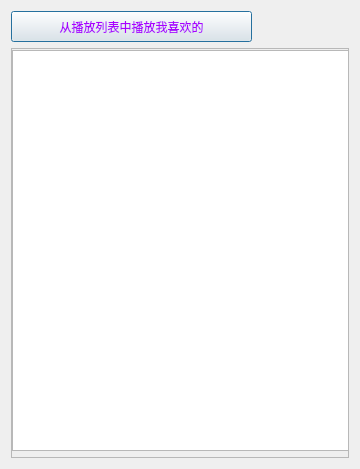
<?xml version="1.0" encoding="UTF-8"?>
<ui version="4.0">
 <class>myLove</class>
 <widget class="QDialog" name="myLove">
  <property name="geometry">
   <rect>
    <x>0</x>
    <y>0</y>
    <width>360</width>
    <height>469</height>
   </rect>
  </property>
  <property name="windowTitle">
   <string>Dialog</string>
  </property>
  <property name="styleSheet">
   <string notr="true">background-image: url(:/resources/41t58PIC2gf_10241.JPG);</string>
  </property>
  <layout class="QVBoxLayout" name="verticalLayout_2">
   <item>
    <layout class="QVBoxLayout" name="verticalLayout">
     <item>
      <widget class="QPushButton" name="pushButton">
       <property name="minimumSize">
        <size>
         <width>241</width>
         <height>31</height>
        </size>
       </property>
       <property name="maximumSize">
        <size>
         <width>241</width>
         <height>31</height>
        </size>
       </property>
       <property name="styleSheet">
        <string notr="true">color: qlineargradient(spread:pad, x1:0, y1:0, x2:1, y2:0, stop:0 rgba(0, 0, 0, 255), stop:1 rgba(255, 255, 255, 255));
color: rgb(170, 0, 255);</string>
       </property>
       <property name="text">
        <string>从播放列表中播放我喜欢的</string>
       </property>
      </widget>
     </item>
     <item>
      <widget class="QScrollArea" name="scrollArea">
       <property name="widgetResizable">
        <bool>true</bool>
       </property>
       <widget class="QWidget" name="scrollAreaWidgetContents">
        <property name="geometry">
         <rect>
          <x>0</x>
          <y>0</y>
          <width>334</width>
          <height>405</height>
         </rect>
        </property>
        <widget class="QTableWidget" name="tableWidget">
         <property name="geometry">
          <rect>
           <x>0</x>
           <y>1</y>
           <width>341</width>
           <height>401</height>
          </rect>
         </property>
        </widget>
       </widget>
      </widget>
     </item>
    </layout>
   </item>
  </layout>
 </widget>
 <resources/>
 <connections>
  <connection>
   <sender>pushButton</sender>
   <signal>clicked()</signal>
   <receiver>myLove</receiver>
   <slot>accept()</slot>
   <hints>
    <hint type="sourcelabel">
     <x>52</x>
     <y>17</y>
    </hint>
    <hint type="destinationlabel">
     <x>309</x>
     <y>212</y>
    </hint>
   </hints>
  </connection>
 </connections>
</ui>
